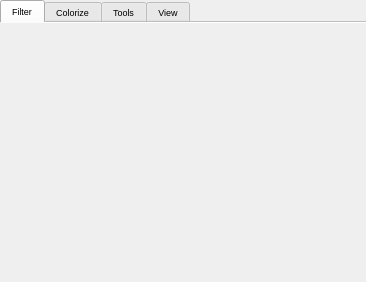
<?xml version="1.0" encoding="UTF-8"?>
<ui version="4.0">
 <class>SettingsLog</class>
 <widget class="QDockWidget" name="SettingsLog">
  <property name="geometry">
   <rect>
    <x>0</x>
    <y>0</y>
    <width>366</width>
    <height>282</height>
   </rect>
  </property>
  <property name="sizePolicy">
   <sizepolicy hsizetype="Minimum" vsizetype="Preferred">
    <horstretch>0</horstretch>
    <verstretch>0</verstretch>
   </sizepolicy>
  </property>
  <property name="minimumSize">
   <size>
    <width>366</width>
    <height>282</height>
   </size>
  </property>
  <property name="styleSheet">
   <string notr="true">        QDockWidget { color: black; border: 1px solid #93C0C9; } 
        QDockWidget::title { text-align: left; background: #93C0C9; padding-left: 5px; } 
        QDockWidget::close-button, QDockWidget::float-button { border: 1px solid transparent; background: #93C0C9; padding: 0px; } 
        QDockWidget::close-button:hover, QDockWidget::float-button:hover { background: gray; } 
        QDockWidget::close-button:pressed, QDockWidget::float-button:pressed { padding: 1px -1px -1px 1px; } 
</string>
  </property>
  <property name="floating">
   <bool>false</bool>
  </property>
  <property name="windowTitle">
   <string>Log Tools</string>
  </property>
  <widget class="QWidget" name="dockWidgetContents">
   <layout class="QVBoxLayout" name="verticalLayout">
    <property name="spacing">
     <number>0</number>
    </property>
    <property name="leftMargin">
     <number>0</number>
    </property>
    <property name="topMargin">
     <number>0</number>
    </property>
    <property name="rightMargin">
     <number>0</number>
    </property>
    <property name="bottomMargin">
     <number>0</number>
    </property>
    <item>
     <layout class="QHBoxLayout" name="horizontalLayout_3">
      <property name="spacing">
       <number>0</number>
      </property>
      <property name="leftMargin">
       <number>0</number>
      </property>
      <property name="topMargin">
       <number>0</number>
      </property>
      <property name="rightMargin">
       <number>0</number>
      </property>
      <property name="bottomMargin">
       <number>0</number>
      </property>
      <item>
       <widget class="QTabWidget" name="groupingWidget">
        <property name="font">
         <font>
          <family>MS Shell Dlg 2</family>
          <pointsize>7</pointsize>
         </font>
        </property>
        <property name="tabShape">
         <enum>QTabWidget::Rounded</enum>
        </property>
        <property name="currentIndex">
         <number>0</number>
        </property>
        <property name="iconSize">
         <size>
          <width>20</width>
          <height>20</height>
         </size>
        </property>
        <property name="documentMode">
         <bool>true</bool>
        </property>
        <property name="movable">
         <bool>false</bool>
        </property>
        <widget class="QWidget" name="filtersPage">
         <attribute name="icon">
          <iconset resource="resources.qrc">
           <normaloff>:/images/filter.png</normaloff>:/images/filter.png</iconset>
         </attribute>
         <attribute name="title">
          <string>Filter</string>
         </attribute>
         <layout class="QHBoxLayout" name="horizontalLayout_4">
          <property name="spacing">
           <number>0</number>
          </property>
          <property name="leftMargin">
           <number>0</number>
          </property>
          <property name="topMargin">
           <number>0</number>
          </property>
          <property name="rightMargin">
           <number>0</number>
          </property>
          <property name="bottomMargin">
           <number>0</number>
          </property>
          <item>
           <widget class="FilterMgr" name="widget" native="true"/>
          </item>
         </layout>
        </widget>
        <widget class="QWidget" name="colorizePage">
         <attribute name="icon">
          <iconset resource="resources.qrc">
           <normaloff>:/images/colorize.png</normaloff>:/images/colorize.png</iconset>
         </attribute>
         <attribute name="title">
          <string>Colorize</string>
         </attribute>
         <layout class="QVBoxLayout" name="verticalLayout_5">
          <property name="spacing">
           <number>0</number>
          </property>
          <property name="leftMargin">
           <number>0</number>
          </property>
          <property name="topMargin">
           <number>0</number>
          </property>
          <property name="rightMargin">
           <number>0</number>
          </property>
          <property name="bottomMargin">
           <number>0</number>
          </property>
          <item>
           <widget class="ColorizerMgr" name="colorizer" native="true"/>
          </item>
         </layout>
        </widget>
        <widget class="QWidget" name="toolsPage">
         <attribute name="icon">
          <iconset resource="resources.qrc">
           <normaloff>:/images/tools.png</normaloff>:/images/tools.png</iconset>
         </attribute>
         <attribute name="title">
          <string>Tools</string>
         </attribute>
         <layout class="QVBoxLayout" name="verticalLayout_2">
          <property name="spacing">
           <number>0</number>
          </property>
          <property name="leftMargin">
           <number>0</number>
          </property>
          <property name="topMargin">
           <number>0</number>
          </property>
          <property name="rightMargin">
           <number>0</number>
          </property>
          <property name="bottomMargin">
           <number>0</number>
          </property>
          <item>
           <layout class="QHBoxLayout" name="horizontalLayout_2">
            <property name="spacing">
             <number>0</number>
            </property>
            <item>
             <widget class="QPushButton" name="applyButton">
              <property name="text">
               <string>Apply</string>
              </property>
             </widget>
            </item>
            <item>
             <widget class="QPushButton" name="saveButton">
              <property name="text">
               <string>Save</string>
              </property>
              <property name="default">
               <bool>true</bool>
              </property>
             </widget>
            </item>
            <item>
             <spacer name="horizontalSpacer">
              <property name="orientation">
               <enum>Qt::Horizontal</enum>
              </property>
              <property name="sizeHint" stdset="0">
               <size>
                <width>40</width>
                <height>20</height>
               </size>
              </property>
             </spacer>
            </item>
            <item>
             <widget class="QPushButton" name="cancelButton">
              <property name="text">
               <string>Cancel</string>
              </property>
             </widget>
            </item>
           </layout>
          </item>
          <item>
           <widget class="QGroupBox" name="groupBox">
            <property name="font">
             <font>
              <family>Verdana</family>
              <pointsize>7</pointsize>
             </font>
            </property>
            <layout class="QGridLayout" name="gridLayout_3">
             <property name="leftMargin">
              <number>0</number>
             </property>
             <property name="topMargin">
              <number>0</number>
             </property>
             <property name="rightMargin">
              <number>0</number>
             </property>
             <property name="bottomMargin">
              <number>0</number>
             </property>
             <property name="spacing">
              <number>0</number>
             </property>
             <item row="0" column="0">
              <layout class="QGridLayout" name="gridLayout_8">
               <property name="spacing">
                <number>0</number>
               </property>
               <item row="3" column="0">
                <widget class="QPushButton" name="addButton">
                 <property name="text">
                  <string>Add Row</string>
                 </property>
                </widget>
               </item>
               <item row="3" column="2">
                <widget class="QPushButton" name="autoSetupButton">
                 <property name="toolTip">
                  <string>...!</string>
                 </property>
                 <property name="text">
                  <string>Auto Setup</string>
                 </property>
                </widget>
               </item>
               <item row="3" column="1">
                <widget class="QPushButton" name="rmButton">
                 <property name="text">
                  <string>Rm Row</string>
                 </property>
                </widget>
               </item>
              </layout>
             </item>
             <item row="5" column="0">
              <layout class="QGridLayout" name="gridColumns">
               <property name="spacing">
                <number>0</number>
               </property>
               <item row="1" column="4">
                <widget class="QListView" name="listViewColumnSetup">
                 <property name="font">
                  <font>
                   <pointsize>10</pointsize>
                  </font>
                 </property>
                 <property name="frameShape">
                  <enum>QFrame::StyledPanel</enum>
                 </property>
                 <property name="frameShadow">
                  <enum>QFrame::Sunken</enum>
                 </property>
                 <property name="editTriggers">
                  <set>QAbstractItemView::NoEditTriggers</set>
                 </property>
                 <property name="showDropIndicator" stdset="0">
                  <bool>false</bool>
                 </property>
                 <property name="dragEnabled">
                  <bool>true</bool>
                 </property>
                 <property name="dragDropOverwriteMode">
                  <bool>false</bool>
                 </property>
                 <property name="dragDropMode">
                  <enum>QAbstractItemView::InternalMove</enum>
                 </property>
                 <property name="defaultDropAction">
                  <enum>Qt::MoveAction</enum>
                 </property>
                 <property name="alternatingRowColors">
                  <bool>true</bool>
                 </property>
                 <property name="movement">
                  <enum>QListView::Snap</enum>
                 </property>
                 <property name="modelColumn">
                  <number>0</number>
                 </property>
                 <property name="uniformItemSizes">
                  <bool>true</bool>
                 </property>
                </widget>
               </item>
               <item row="1" column="5">
                <widget class="QListView" name="listViewColumnSizes">
                 <property name="font">
                  <font>
                   <pointsize>10</pointsize>
                  </font>
                 </property>
                </widget>
               </item>
               <item row="1" column="6">
                <widget class="QListView" name="listViewColumnAlign">
                 <property name="font">
                  <font>
                   <pointsize>10</pointsize>
                  </font>
                 </property>
                </widget>
               </item>
               <item row="1" column="7">
                <widget class="QListView" name="listViewColumnElide">
                 <property name="font">
                  <font>
                   <pointsize>10</pointsize>
                  </font>
                 </property>
                </widget>
               </item>
               <item row="0" column="4">
                <widget class="QLabel" name="label_7">
                 <property name="font">
                  <font>
                   <weight>75</weight>
                   <bold>true</bold>
                  </font>
                 </property>
                 <property name="text">
                  <string>Order</string>
                 </property>
                </widget>
               </item>
               <item row="0" column="5">
                <widget class="QLabel" name="label_8">
                 <property name="font">
                  <font>
                   <weight>75</weight>
                   <bold>true</bold>
                  </font>
                 </property>
                 <property name="text">
                  <string>Size</string>
                 </property>
                </widget>
               </item>
               <item row="0" column="6">
                <widget class="QLabel" name="label_9">
                 <property name="font">
                  <font>
                   <weight>75</weight>
                   <bold>true</bold>
                  </font>
                 </property>
                 <property name="text">
                  <string>Align</string>
                 </property>
                </widget>
               </item>
               <item row="0" column="7">
                <widget class="QLabel" name="label_10">
                 <property name="font">
                  <font>
                   <weight>75</weight>
                   <bold>true</bold>
                  </font>
                 </property>
                 <property name="text">
                  <string>Elide</string>
                 </property>
                </widget>
               </item>
               <item row="1" column="3">
                <widget class="QListView" name="listViewColumnShow">
                 <property name="maximumSize">
                  <size>
                   <width>48</width>
                   <height>16777215</height>
                  </size>
                 </property>
                 <property name="font">
                  <font>
                   <pointsize>10</pointsize>
                  </font>
                 </property>
                </widget>
               </item>
               <item row="0" column="3">
                <widget class="QLabel" name="label_11">
                 <property name="font">
                  <font>
                   <weight>75</weight>
                   <bold>true</bold>
                  </font>
                 </property>
                 <property name="text">
                  <string>Show</string>
                 </property>
                </widget>
               </item>
              </layout>
             </item>
            </layout>
           </widget>
          </item>
         </layout>
        </widget>
        <widget class="QWidget" name="viewPage">
         <attribute name="icon">
          <iconset resource="resources.qrc">
           <normaloff>:/images/view.png</normaloff>:/images/view.png</iconset>
         </attribute>
         <attribute name="title">
          <string>View</string>
         </attribute>
         <layout class="QVBoxLayout" name="verticalLayout_3">
          <property name="spacing">
           <number>0</number>
          </property>
          <property name="leftMargin">
           <number>0</number>
          </property>
          <property name="topMargin">
           <number>0</number>
          </property>
          <property name="rightMargin">
           <number>0</number>
          </property>
          <property name="bottomMargin">
           <number>0</number>
          </property>
          <item>
           <layout class="QGridLayout" name="gridLayout">
            <property name="leftMargin">
             <number>0</number>
            </property>
            <property name="topMargin">
             <number>0</number>
            </property>
            <property name="rightMargin">
             <number>0</number>
            </property>
            <property name="bottomMargin">
             <number>0</number>
            </property>
            <property name="spacing">
             <number>0</number>
            </property>
            <item row="7" column="1">
             <widget class="QToolButton" name="tableFontToolButton">
              <property name="font">
               <font>
                <family>MS Shell Dlg 2</family>
               </font>
              </property>
              <property name="layoutDirection">
               <enum>Qt::LeftToRight</enum>
              </property>
              <property name="text">
               <string>...</string>
              </property>
             </widget>
            </item>
            <item row="3" column="0">
             <widget class="QCheckBox" name="indentCheckBox">
              <property name="font">
               <font>
                <family>MS Shell Dlg 2</family>
                <pointsize>8</pointsize>
               </font>
              </property>
              <property name="text">
               <string>Indent scopes delimited by the { } blocks</string>
              </property>
              <property name="checked">
               <bool>true</bool>
              </property>
             </widget>
            </item>
            <item row="2" column="0">
             <widget class="QCheckBox" name="scopesCheckBox">
              <property name="font">
               <font>
                <family>MS Shell Dlg 2</family>
                <pointsize>8</pointsize>
               </font>
              </property>
              <property name="text">
               <string>Show scopes</string>
              </property>
              <property name="checked">
               <bool>true</bool>
              </property>
             </widget>
            </item>
            <item row="1" column="0">
             <widget class="QLabel" name="label_3">
              <property name="font">
               <font>
                <family>MS Shell Dlg 2</family>
                <pointsize>8</pointsize>
               </font>
              </property>
              <property name="text">
               <string>Display time units</string>
              </property>
             </widget>
            </item>
            <item row="4" column="0">
             <widget class="QCheckBox" name="cutPathCheckBox">
              <property name="font">
               <font>
                <family>MS Shell Dlg 2</family>
                <pointsize>8</pointsize>
               </font>
              </property>
              <property name="text">
               <string>Abbreviate file paths</string>
              </property>
              <property name="checked">
               <bool>true</bool>
              </property>
             </widget>
            </item>
            <item row="6" column="1">
             <widget class="QSpinBox" name="tableRowSizeSpinBox">
              <property name="font">
               <font>
                <family>MS Shell Dlg 2</family>
               </font>
              </property>
              <property name="value">
               <number>18</number>
              </property>
             </widget>
            </item>
            <item row="4" column="1">
             <widget class="QSpinBox" name="cutPathSpinBox">
              <property name="font">
               <font>
                <family>MS Shell Dlg 2</family>
               </font>
              </property>
              <property name="minimum">
               <number>1</number>
              </property>
              <property name="maximum">
               <number>16</number>
              </property>
              <property name="value">
               <number>1</number>
              </property>
             </widget>
            </item>
            <item row="5" column="1">
             <widget class="QSpinBox" name="cutNamespaceSpinBox">
              <property name="font">
               <font>
                <family>MS Shell Dlg 2</family>
               </font>
              </property>
              <property name="minimum">
               <number>1</number>
              </property>
              <property name="maximum">
               <number>16</number>
              </property>
              <property name="value">
               <number>1</number>
              </property>
             </widget>
            </item>
            <item row="5" column="0">
             <widget class="QCheckBox" name="cutNamespaceCheckBox">
              <property name="font">
               <font>
                <family>MS Shell Dlg 2</family>
                <pointsize>8</pointsize>
               </font>
              </property>
              <property name="text">
               <string>Abbreviate functions</string>
              </property>
              <property name="checked">
               <bool>true</bool>
              </property>
             </widget>
            </item>
            <item row="3" column="1">
             <widget class="QSpinBox" name="indentSpinBox">
              <property name="font">
               <font>
                <family>MS Shell Dlg 2</family>
               </font>
              </property>
              <property name="minimum">
               <number>0</number>
              </property>
              <property name="maximum">
               <number>8</number>
              </property>
              <property name="value">
               <number>4</number>
              </property>
             </widget>
            </item>
            <item row="1" column="1">
             <widget class="TimeComboBox" name="timeComboBox">
              <property name="font">
               <font>
                <family>MS Shell Dlg 2</family>
               </font>
              </property>
             </widget>
            </item>
            <item row="0" column="0">
             <widget class="QCheckBox" name="autoScrollCheckBox">
              <property name="font">
               <font>
                <family>MS Shell Dlg 2</family>
                <pointsize>8</pointsize>
               </font>
              </property>
              <property name="toolTip">
               <string>&lt;!DOCTYPE HTML PUBLIC &quot;-//W3C//DTD HTML 4.0//EN&quot; &quot;http://www.w3.org/TR/REC-html40/strict.dtd&quot;&gt;
&lt;html&gt;&lt;head&gt;&lt;meta name=&quot;qrichtext&quot; content=&quot;1&quot; /&gt;&lt;style type=&quot;text/css&quot;&gt;
p, li { white-space: pre-wrap; }
&lt;/style&gt;&lt;/head&gt;&lt;body style=&quot; font-family:'MS Shell Dlg 2'; font-size:8.25pt; font-weight:400; font-style:normal;&quot;&gt;
&lt;p style=&quot; margin-top:0px; margin-bottom:0px; margin-left:0px; margin-right:0px; -qt-block-indent:0; text-indent:0px;&quot;&gt;&lt;span style=&quot; font-size:8pt;&quot;&gt;Auto scrolls to bottom if checked&lt;/span&gt;&lt;/p&gt;&lt;/body&gt;&lt;/html&gt;</string>
              </property>
              <property name="text">
               <string>Auto scroll</string>
              </property>
              <property name="checked">
               <bool>true</bool>
              </property>
             </widget>
            </item>
            <item row="6" column="0">
             <widget class="QLabel" name="label_17">
              <property name="font">
               <font>
                <family>MS Shell Dlg 2</family>
                <pointsize>8</pointsize>
               </font>
              </property>
              <property name="text">
               <string>Table row size:</string>
              </property>
             </widget>
            </item>
            <item row="7" column="0">
             <widget class="QLabel" name="label_18">
              <property name="font">
               <font>
                <family>MS Shell Dlg 2</family>
                <pointsize>8</pointsize>
               </font>
              </property>
              <property name="text">
               <string>Table font</string>
              </property>
             </widget>
            </item>
            <item row="10" column="0">
             <spacer name="verticalSpacer">
              <property name="font">
               <font>
                <family>MS Shell Dlg 2</family>
               </font>
              </property>
              <property name="orientation">
               <enum>Qt::Vertical</enum>
              </property>
              <property name="sizeHint" stdset="0">
               <size>
                <width>20</width>
                <height>40</height>
               </size>
              </property>
             </spacer>
            </item>
            <item row="9" column="0">
             <widget class="QLabel" name="label_4">
              <property name="font">
               <font>
                <family>MS Shell Dlg 2</family>
                <pointsize>8</pointsize>
               </font>
              </property>
              <property name="text">
               <string>Open File:Line with</string>
              </property>
             </widget>
            </item>
            <item row="9" column="1" colspan="2">
             <widget class="QComboBox" name="openFileWithComboBox">
              <item>
               <property name="text">
                <string>Visual Studio 2012</string>
               </property>
              </item>
              <item>
               <property name="text">
                <string>Visual Studio 2010</string>
               </property>
              </item>
              <item>
               <property name="text">
                <string>Visual Studio 2008</string>
               </property>
              </item>
              <item>
               <property name="text">
                <string>gVim</string>
               </property>
              </item>
             </widget>
            </item>
            <item row="5" column="2">
             <spacer name="horizontalSpacer_2">
              <property name="font">
               <font>
                <family>MS Shell Dlg 2</family>
               </font>
              </property>
              <property name="orientation">
               <enum>Qt::Horizontal</enum>
              </property>
              <property name="sizeHint" stdset="0">
               <size>
                <width>10</width>
                <height>20</height>
               </size>
              </property>
             </spacer>
            </item>
            <item row="7" column="2">
             <widget class="QComboBox" name="tableFontComboBox">
              <property name="font">
               <font>
                <family>MS Shell Dlg 2</family>
               </font>
              </property>
             </widget>
            </item>
           </layout>
          </item>
         </layout>
        </widget>
       </widget>
      </item>
     </layout>
    </item>
   </layout>
  </widget>
 </widget>
 <customwidgets>
  <customwidget>
   <class>TimeComboBox</class>
   <extends>QComboBox</extends>
   <header location="global">timecombobox.h</header>
  </customwidget>
  <customwidget>
   <class>FilterMgr</class>
   <extends>QWidget</extends>
   <header location="global">filtermgr.h</header>
   <container>1</container>
  </customwidget>
  <customwidget>
   <class>ColorizerMgr</class>
   <extends>QWidget</extends>
   <header location="global">colorizermgr.h</header>
   <container>1</container>
  </customwidget>
 </customwidgets>
 <resources>
  <include location="resources.qrc"/>
 </resources>
 <connections/>
</ui>
